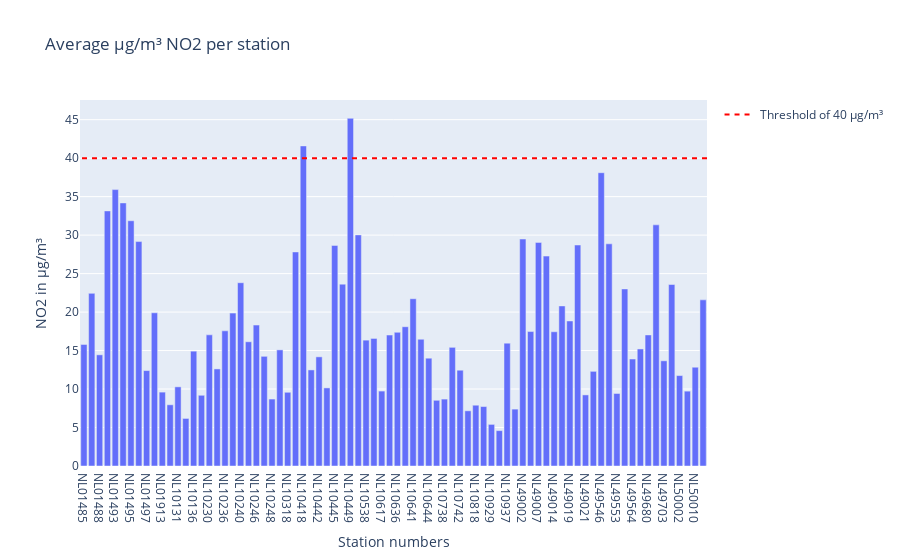

Notebook code cell kept with this figure:
### Markdown cell above
### Note for visualization team: add legend for the red line which represent the threshold.

### Code cell
import plotly.express as px
import plotly.graph_objects as go

NO2_pvencoding = {'NL49703': 'NL49553' 'NL01493' 'NL10404' 'NL10318' 'NL01912' 'NL10742'
 'NL10538' 'NL01496' 'NL01495' 'NL49007' 'NL10636' 'NL49564' 'NL10818'
 'NL10550' 'NL49546' 'NL10136' 'NL10235' 'NL01913' 'NL10918' 'NL01487'
 'NL10639' 'NL01497' 'NL10644' 'NL10633' 'NL10741' 'NL10437' 'NL10247'
 'NL10445' 'NL10934' 'NL01494' 'NL10449' 'NL49017' 'NL49551' 'NL10617'
 'NL10442' 'NL10446' 'NL49565' 'NL10418' 'NL10138' 'NL10450' 'NL10929'
 'NL49561' 'NL01485' 'NL49003' 'NL10246' 'NL10133' 'NL49020' 'NL10444'
 'NL10738' 'NL10107' 'NL49680' 'NL10643' 'NL10248' 'NL10240' 'NL10230'
 'NL10131' 'NL49021' 'NL10938' 'NL49019' 'NL49014' 'NL10641' 'NL10237'
 'NL01491' 'NL10236' 'NL10241' 'NL49701' 'NL49012' 'NL10722' 'NL49704'
 'NL10807' 'NL01488' 'NL10301' 'NL10937' 'NL49002' 'NL50010' 'NL50002'
 'NL50003' 'NL54004' 'NL01489'}

bar = px.bar(meanlocation, x='station_number', y= 'value', title='Average µg/m³ NO2 per station')
bar.update_layout(yaxis_title='NO2 in µg/m³', xaxis_title= "Station numbers", barmode='group') 
#bar.add_shape(type='line', y0=40, y1=40, xref='paper', x0=0, x1=1, line_color='red')
bar.add_shape(
    legendrank=1,
    showlegend=True,
    type="line",
    xref="paper",
    line=dict(dash="5px", color='red'),
    x0=1,
    x1=0,
    y0=40,
    y1=40,
    name='Threshold of 40 µg/m³'
)

bar.show()

### Figure 1 — Plotly figure (JSON) as saved in the notebook; plotly's stock layout.template omitted (floating-point values rounded to 4 significant figures)
{"data": [{"hovertemplate": "station_number=%{x}<br>value=%{y}<extra></extra>", "legendgroup": "", "marker": {"color": "#636efa", "pattern": {"shape": ""}}, "name": "", "orientation": "v", "showlegend": false, "textposition": "auto", "type": "bar", "x": ["NL01485", "NL01487", "NL01488", "NL01491", "NL01493", "NL01494", "NL01495", "NL01496", "NL01497", "NL01912", "NL01913", "NL10107", "NL10131", "NL10133", "NL10136", "NL10138", "NL10230", "NL10235", "NL10236", "NL10237", "NL10240", "NL10241", "NL10246", "NL10247", "NL10248", "NL10301", "NL10318", "NL10404", "NL10418", "NL10437", "NL10442", "NL10444", "NL10445", "NL10446", "NL10449", "NL10450", "NL10538", "NL10550", "NL10617", "NL10633", "NL10636", "NL10639", "NL10641", "NL10643", "NL10644", "NL10722", "NL10738", "NL10741", "NL10742", "NL10807", "NL10818", "NL10918", "NL10929", "NL10934", "NL10937", "NL10938", "NL49002", "NL49003", "NL49007", "NL49012", "NL49014", "NL49017", "NL49019", "NL49020", "NL49021", "NL49022", "NL49546", "NL49551", "NL49553", "NL49561", "NL49564", "NL49565", "NL49680", "NL49701", "NL49703", "NL49704", "NL50002", "NL50003", "NL50010", "NL54004"], "xaxis": "x", "y": [15.79, 22.43, 14.45, 33.15, 35.92, 34.18, 31.87, 29.16, 12.4, 19.91, 9.6, 7.953, 10.29, 6.179, 14.92, 9.189, 17.04, 12.61, 17.56, 19.86, 23.81, 16.14, 18.31, 14.25, 8.701, 15.09, 9.579, 27.81, 41.59, 12.48, 14.19, 10.15, 28.66, 23.63, 45.18, 30.03, 16.35, 16.57, 9.735, 17.02, 17.37, 18.1, 21.73, 16.47, 14.01, 8.538, 8.693, 15.42, 12.45, 7.172, 7.899, 7.724, 5.407, 4.597, 15.96, 7.392, 29.49, 17.47, 29.05, 27.28, 17.44, 20.8, 18.85, 28.72, 9.238, 12.3, 38.11, 28.87, 9.423, 23.01, 13.9, 15.21, 17.03, 31.33, 13.67, 23.58, 11.75, 9.727, 12.83, 21.59], "yaxis": "y"}], "layout": {"barmode": "group", "legend": {"tracegroupgap": 0}, "shapes": [{"legendrank": 1, "line": {"color": "red", "dash": "5px"}, "name": "Threshold of 40 µg/m³", "showlegend": true, "type": "line", "x0": 1, "x1": 0, "xref": "paper", "y0": 40, "y1": 40}], "title": {"text": "Average µg/m³ NO2 per station"}, "xaxis": {"anchor": "y", "domain": [0, 1], "title": {"text": "Station numbers"}}, "yaxis": {"anchor": "x", "domain": [0, 1], "title": {"text": "NO2 in µg/m³"}}}}
